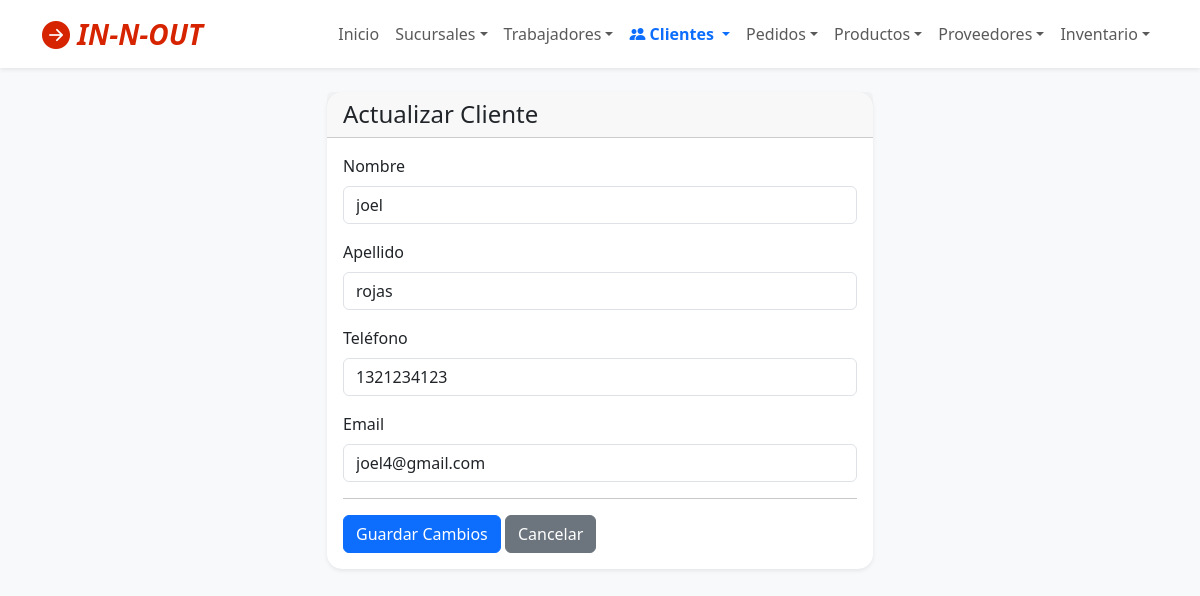
/cliente/actualizar/2/, run on the app's committed database.
### app_InNOut/models.py (models this page shows, shortened)
class Cliente(models.Model):
    nombre = models.CharField(max_length=100)
    apellido = models.CharField(max_length=100)
    telefono = models.CharField(max_length=20, blank=True)
    email = models.EmailField(unique=True, blank=True, null=True)
    fecha_registro = models.DateField(auto_now_add=True)

### app_InNOut/views.py (the view)
# urls.py: path('cliente/actualizar/<int:cliente_id>/', views.actualizar_cliente, name='actualizar_cliente'),
def actualizar_cliente(request, cliente_id):
    return render(request, 'cliente/actualizar_cliente.html', {'cliente': get_object_or_404(Cliente, id=cliente_id)})

### app_InNOut/templates/cliente/actualizar_cliente.html (shortened to what this page needs)
{% extends "base.html" %}
{% block content %}
<div class="row justify-content-center">
  <div class="col-md-6">
    <div class="card card-soft shadow-sm">
      <div class="card-header">
        <h4 class="card-title mb-0">Actualizar Cliente</h4>
      </div>
      <div class="card-body">
        <form method="post" action="{% url 'realizar_actualizacion_cliente' cliente.id %}">
          <div class="mb-3">
            <label class="form-label">Nombre</label>
            <input type="text" name="nombre" class="form-control" value="{{ cliente.nombre }}" required>
          </div>
          <div class="mb-3">
            <label class="form-label">Apellido</label>
            <input type="text" name="apellido" class="form-control" value="{{ cliente.apellido }}" required>
          </div>
          <div class="mb-3">
            <label class="form-label">Teléfono</label>
            <input type="text" name="telefono" class="form-control" value="{{ cliente.telefono }}">
          </div>
          <div class="mb-3">
            <label class="form-label">Email</label>
            <input type="email" name="email" class="form-control" value="{{ cliente.email }}">
          </div>
          <hr>
          <button type="submit" class="btn btn-primary">Guardar Cambios</button>
          <a href="{% url 'ver_clientes' %}" class="btn btn-secondary">Cancelar</a>
        </form>
      </div>
    </div>
  </div>
</div>
{% endblock %}

### app_InNOut/templates/base.html (style rules this page uses)
.card-soft { border: none; border-radius: 15px; box-shadow: 0 4px 6px rgba(0,0,0,0.1); transition: transform 0.2s; }

### data on the page
Cliente: nombre "joel", apellido "rojas", telefono "1321234123", email "joel4@gmail.com"
